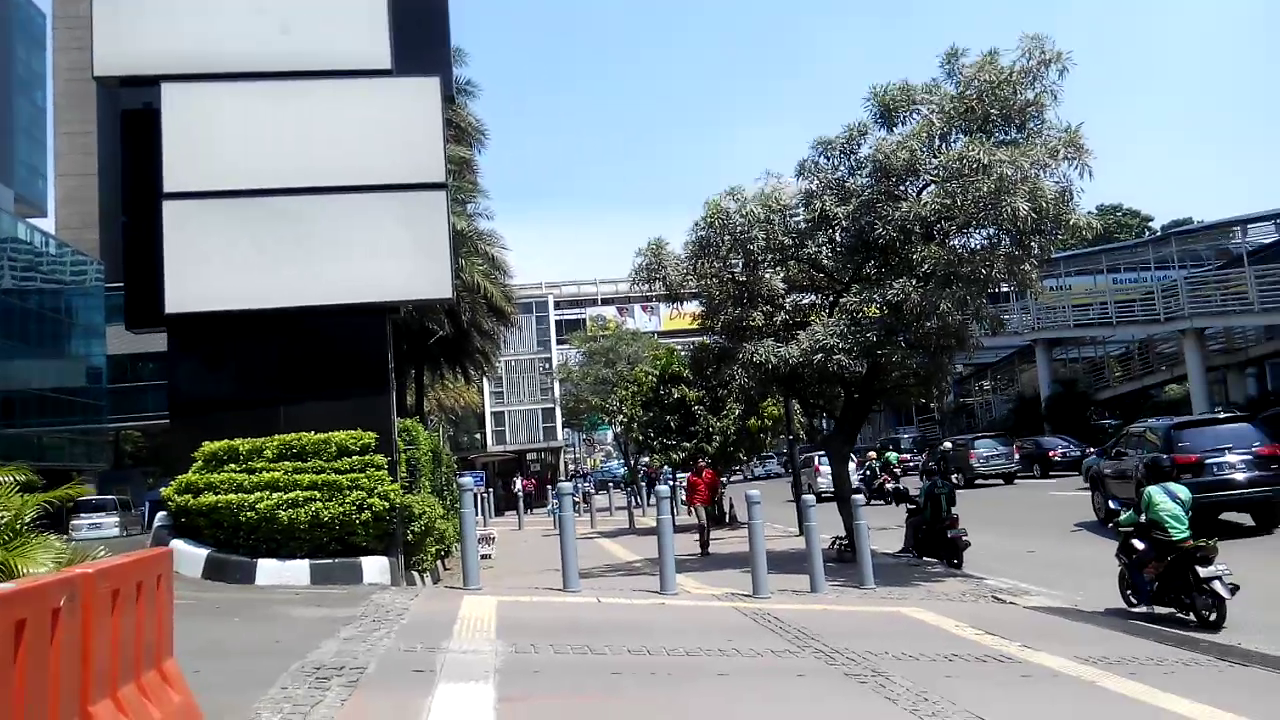
//> input picture gambar/busway/busway01.png, 1280 x 720 px
$ ./main   (built with g++ and OpenCV 4)
//> lines starting //> are read from the running program, lines starting //| are printed output that depends on the picture
#include <opencv2/opencv.hpp>
#include <opencv2/highgui.hpp>
#include <opencv2/imgproc.hpp>
#include <iostream>
#include <iomanip>

using namespace cv;
using namespace std;

Mat ProcessHoughLines(Mat src){
    Mat dst, cdst;

    // preprocess
    /* 0: Binary
     1: Binary Inverted
     2: Threshold Truncated
     3: Threshold to Zero
     4: Threshold to Zero Inverted
   */
//    threshold( src, dst, 120, 255, 1);
    GaussianBlur(src, dst, Size(7,7), 1.5,1.5);
    imshow("blur",dst);
    //    Canny(dst, dst, 10, 40, 3);
    Canny(dst, dst, 50, 50, 3); ///EDGE DETECTION
//    bitwise_not ( dst, dst );
    imshow("canny",dst);
    cvtColor(src, cdst, CV_GRAY2BGR);

    // hough transform
    vector<Vec4i> lines;
    HoughLinesP(dst, lines, 1, CV_PI/180, 75, 30, 25 );
    for( size_t i = 0; i < lines.size(); i++ )
    {
        Vec4i l = lines[i];
        line( cdst, Point(l[0], l[1]), Point(l[2], l[3]), Scalar(0,0,255), 1, CV_AA);
    }

// [15 lines of commented-out code are left out]

    return cdst;
}

// [32 lines of commented-out code are left out]

int main()
{
    Mat resultHoughLine, resultHoughCircle;

// [26 lines of commented-out code are left out]

    vector<String> filenames; // notice here that we are using the Opencv's embedded "String" class
    String folder = "/home/nasrulhamid/G64164017/S3/projects/ppcd/gambar/busway/"; // again we are using the Opencv's embedded "String" class

    glob(folder, filenames); // new function that does the job ;-)

    for(size_t i = 0; i < filenames.size(); ++i)
    {
        Mat src = imread(filenames[i],0);
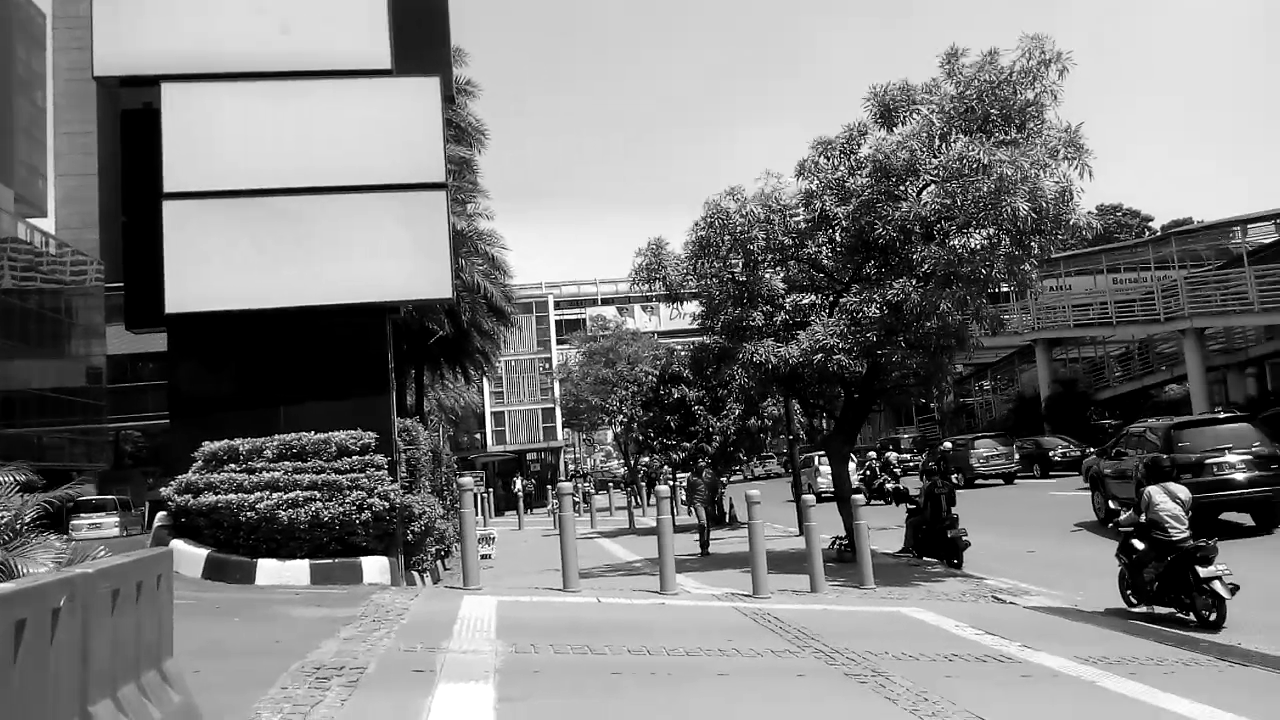
//> src: 720 rows x 1280 cols, CV_8UC1; min 0, max 255, mean 125.5

        if(!src.data)
            cerr << "Problem loading image!!!" << endl;

        resize(src,src,cv::Size(400, 300));
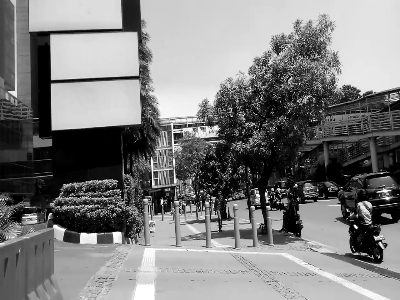
//> src: 300 rows x 400 cols, CV_8UC1; min 0, max 255, mean 125.5
        imshow("Original", src);
        resultHoughLine = ProcessHoughLines(src);
//> in ProcessHoughLines, `GaussianBlur(src, dst, Size(7,7), 1.5,1.5);`:
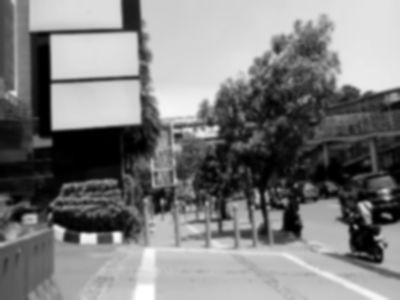
//> dst: 300 rows x 400 cols, CV_8UC1; min 0, max 255, mean 125.5
//> in ProcessHoughLines, `Canny(dst, dst, 50, 50, 3);`:
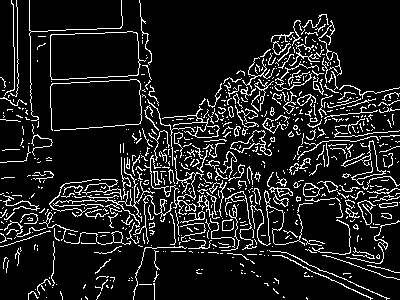
//> dst: 300 rows x 400 cols, CV_8UC1; 11.6% white in thin lines or dots
//> in ProcessHoughLines, `HoughLinesP(dst, lines, 1, CV_PI/180, 75, 30, 25 );`: lines = 72 lines (x1, y1, x2, y2), first 8: [52, 200, 387, 200], [122, 181, 372, 298], [89, 243, 311, 21], [95, 273, 330, 38], [2, 208, 144, 201], [72, 129, 160, 122], [4, 82, 149, 74], [77, 216, 397, 188]
//> the loop in ProcessHoughLines, `for( size_t i = 0; i < lines.size(); i++ )` made 72 passes
//> l on passes 1 to 12: [52, 200, 387, 200], [122, 181, 372, 298], [89, 243, 311, 21], [95, 273, 330, 38], [2, 208, 144, 201], [72, 129, 160, 122], [4, 82, 149, 74], [77, 216, 397, 188], [38, 205, 339, 65], [5, 86, 150, 78], [109, 252, 331, 30], [253, 134, 394, 88]
//> after the loop in ProcessHoughLines, `for( size_t i = 0; i < lines.size(); i++ )`:
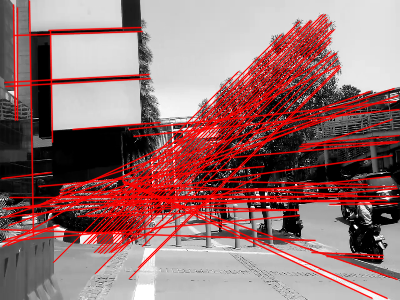
//> cdst: 300 rows x 400 cols, CV_8UC3; mean B, G, R 111.5, 111.5, 151.6
        imshow("Hough Line", resultHoughLine);

        waitKey();
    }
//> pass 2 of the loop `for(size_t i = 0; i < filenames.size(); ++i)`:
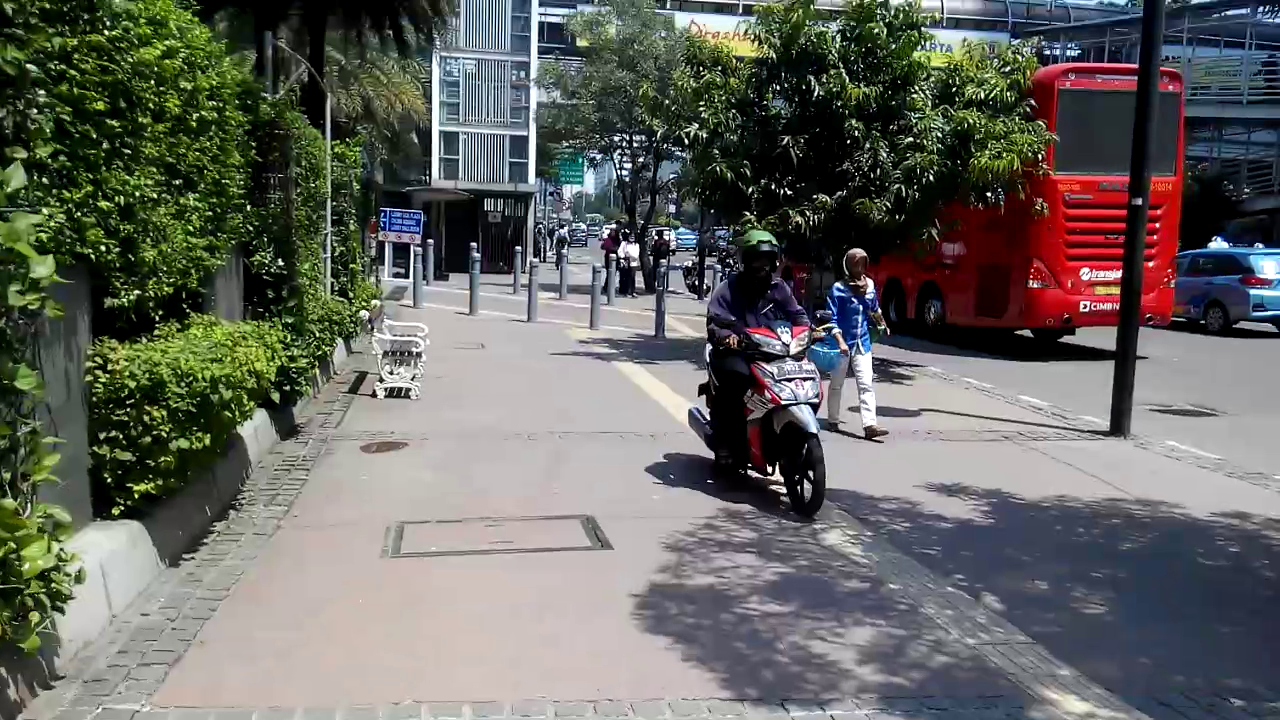
//> input picture gambar/busway/busway02.png, 1280 x 720 px
//> in ProcessHoughLines (call 2), `Canny(dst, dst, 50, 50, 3);`:
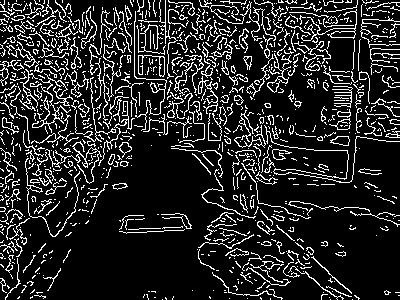
//> dst: 300 rows x 400 cols, CV_8UC1; 15.1% white in thin lines or dots
//> lines = 94 lines (x1, y1, x2, y2), first 8: [42, 5, 253, 202], [0, 2, 339, 182], [39, 4, 340, 284], [4, 1, 181, 149], [10, 37, 395, 23], [1, 177, 397, 9], [1, 110, 396, 4], [2, 134, 324, 60]
//> the loop in ProcessHoughLines (call 2), `for( size_t i = 0; i < lines.size(); i++ )` made 94 passes
//> after the loop in ProcessHoughLines (call 2), `for( size_t i = 0; i < lines.size(); i++ )`:
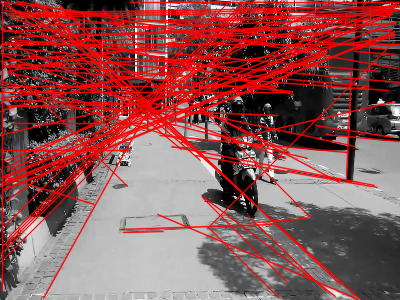
//> cdst: 300 rows x 400 cols, CV_8UC3; mean B, G, R 83.4, 83.4, 140.5
//> pass 3 of the loop `for(size_t i = 0; i < filenames.size(); ++i)`:
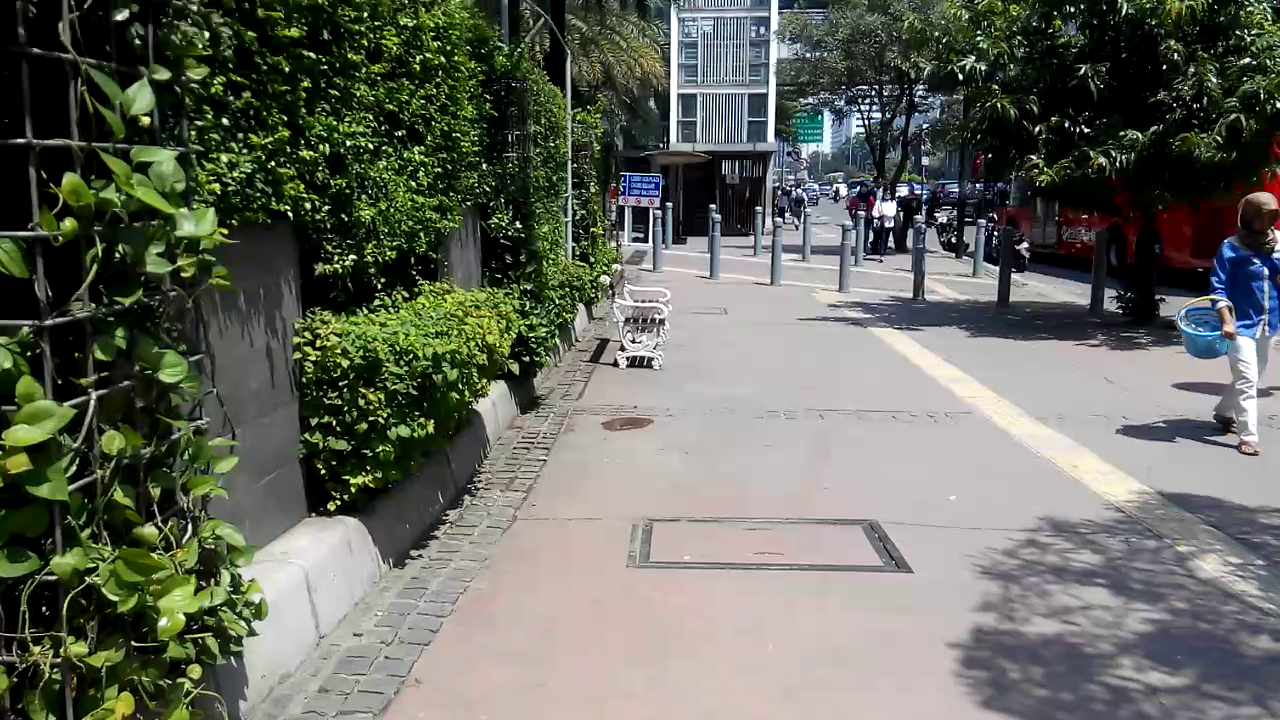
//> input picture gambar/busway/busway03.png, 1280 x 720 px
//> in ProcessHoughLines (call 3), `Canny(dst, dst, 50, 50, 3);`:
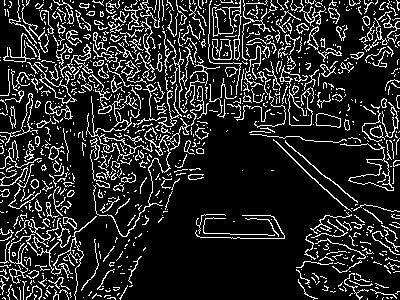
//> dst: 300 rows x 400 cols, CV_8UC1; 15.5% white in thin lines or dots
//> lines = 96 lines (x1, y1, x2, y2), first 8: [141, 6, 395, 260], [12, 280, 292, 0], [15, 297, 310, 2], [118, 1, 395, 233], [93, 185, 277, 1], [93, 192, 280, 5], [5, 298, 301, 2], [4, 114, 377, 0]
//> the loop in ProcessHoughLines (call 3), `for( size_t i = 0; i < lines.size(); i++ )` made 96 passes
//> after the loop in ProcessHoughLines (call 3), `for( size_t i = 0; i < lines.size(); i++ )`:
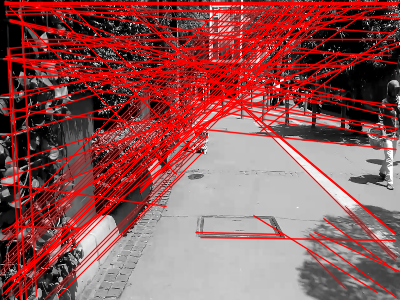
//> cdst: 300 rows x 400 cols, CV_8UC3; mean B, G, R 84.3, 84.3, 145.9

    return 0;
}

///REFERENSI LAIN: http://docs.opencv.org/2.4/doc/tutorials/imgproc/imgtrans/hough_lines/hough_lines.html
///KATA KUNCI:
///OPEN CV SHAPE DETECTION ATAU SHAPE DETECTION
///CARI TAHU SOAL BLOB, CONTOUR, TEMPLATE MATCHING
///HAAR CLASSIFIER -> UNTUK MENDAPATKAN POLA SUATU OBJEK TERTENTU (SELAIN DARI OBJEK DEFAULT SEPERTI CIRCLE, LINE, ECLIPSE)
